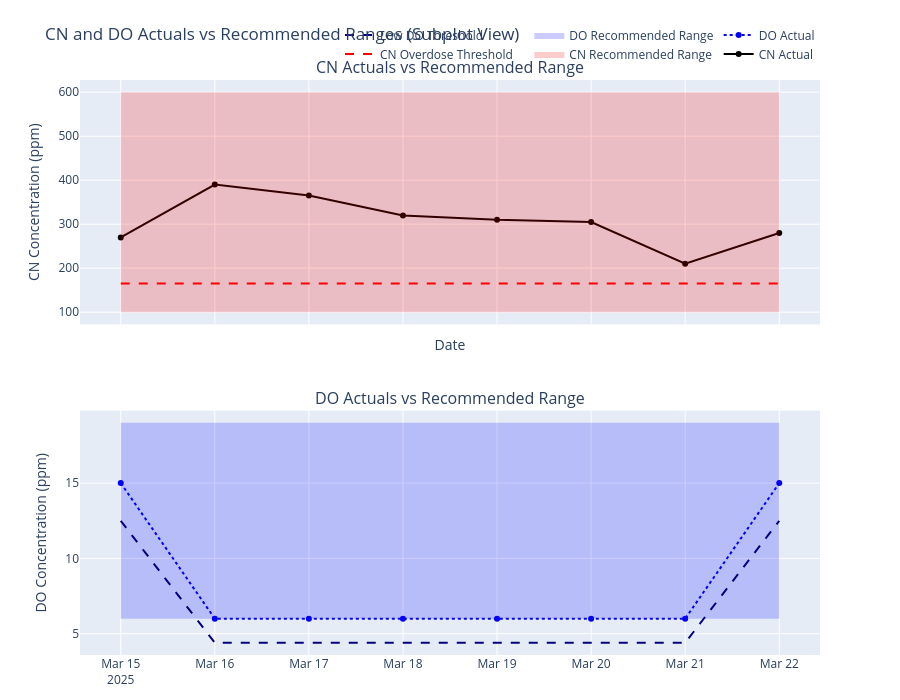

The notebook cell this image was saved under:
### Code cell
# Define window
start_date = pd.to_datetime("2025-03-15")
window_days = 7
end_date = start_date + timedelta(days=window_days)

# Filter
df_plot = df[(df["Date"] >= start_date) & (df["Date"] <= end_date)].copy()

# Create subplots: 2 rows, shared x-axis
fig = make_subplots(
	rows=2, cols=1,
	shared_xaxes=True,
	vertical_spacing=0.15,
	subplot_titles=("CN Actuals vs Recommended Range", "DO Actuals vs Recommended Range")
)

# --- Subplot 1: CN ---
fig.add_trace(go.Scatter(
	x=df_plot["Date"], y=df_plot["CN_Concentration"],
	mode="lines+markers", name="CN Actual", line=dict(color="black")
), row=1, col=1)

fig.add_trace(go.Scatter(
	x=df_plot["Date"], y=df_plot["CN_Recommended_High"],
	mode="lines", line=dict(width=0), showlegend=False
), row=1, col=1)

fig.add_trace(go.Scatter(
	x=df_plot["Date"], y=df_plot["CN_Recommended_Low"],
	mode="lines", fill='tonexty', name="CN Recommended Range",
	line=dict(width=0), fillcolor="rgba(255,0,0,0.2)"
), row=1, col=1)

fig.add_trace(go.Scatter(
	x=df_plot["Date"], y=df_plot["CN_Overdose_Threshold"],
	mode="lines", name="CN Overdose Threshold",
	line=dict(color="red", dash="dash")
), row=1, col=1)

# --- Subplot 2: DO ---
fig.add_trace(go.Scatter(
	x=df_plot["Date"], y=df_plot["Optimal_DO"],
	mode="lines+markers", name="DO Actual", line=dict(color="blue", dash="dot")
), row=2, col=1)

fig.add_trace(go.Scatter(
	x=df_plot["Date"], y=df_plot["DO_Recommended_High"],
	mode="lines", line=dict(width=0), showlegend=False
), row=2, col=1)

fig.add_trace(go.Scatter(
	x=df_plot["Date"], y=df_plot["DO_Recommended_Low"],
	mode="lines", fill='tonexty', name="DO Recommended Range",
	line=dict(width=0), fillcolor="rgba(0,0,255,0.2)"
), row=2, col=1)

fig.add_trace(go.Scatter(
	x=df_plot["Date"], y=df_plot["DO_Low_Threshold"],
	mode="lines", name="Low DO Threshold",
	line=dict(color="navy", dash="dash")
), row=2, col=1)

# Layout tweaks
fig.update_layout(
	height=700,
	title="CN and DO Actuals vs Recommended Ranges (Subplot View)",
	legend=dict(orientation="h", yanchor="bottom", y=1.02, xanchor="right", x=1),
	margin=dict(t=80, b=40),
	xaxis_title="Date",
)

fig.update_yaxes(title_text="CN Concentration (ppm)", row=1, col=1)
fig.update_yaxes(title_text="DO Concentration (ppm)", row=2, col=1)

fig.show()

### Figure 1 — Plotly figure (JSON) as saved in the notebook; plotly's stock layout.template omitted (floating-point values rounded to 4 significant figures)
{"data": [{"line": {"color": "black"}, "mode": "lines+markers", "name": "CN Actual", "type": "scatter", "x": ["2025-03-15T00:00:00", "2025-03-16T00:00:00", "2025-03-17T00:00:00", "2025-03-18T00:00:00", "2025-03-19T00:00:00", "2025-03-20T00:00:00", "2025-03-21T00:00:00", "2025-03-22T00:00:00"], "xaxis": "x", "y": [270, 390, 365, 320, 310, 305, 210, 280], "yaxis": "y"}, {"line": {"width": 0}, "mode": "lines", "showlegend": false, "type": "scatter", "x": ["2025-03-15T00:00:00", "2025-03-16T00:00:00", "2025-03-17T00:00:00", "2025-03-18T00:00:00", "2025-03-19T00:00:00", "2025-03-20T00:00:00", "2025-03-21T00:00:00", "2025-03-22T00:00:00"], "xaxis": "x", "y": [600, 600, 600, 600, 600, 600, 600, 600], "yaxis": "y"}, {"fill": "tonexty", "fillcolor": "rgba(255,0,0,0.2)", "line": {"width": 0}, "mode": "lines", "name": "CN Recommended Range", "type": "scatter", "x": ["2025-03-15T00:00:00", "2025-03-16T00:00:00", "2025-03-17T00:00:00", "2025-03-18T00:00:00", "2025-03-19T00:00:00", "2025-03-20T00:00:00", "2025-03-21T00:00:00", "2025-03-22T00:00:00"], "xaxis": "x", "y": [100, 100, 100, 100, 100, 100, 100, 100], "yaxis": "y"}, {"line": {"color": "red", "dash": "dash"}, "mode": "lines", "name": "CN Overdose Threshold", "type": "scatter", "x": ["2025-03-15T00:00:00", "2025-03-16T00:00:00", "2025-03-17T00:00:00", "2025-03-18T00:00:00", "2025-03-19T00:00:00", "2025-03-20T00:00:00", "2025-03-21T00:00:00", "2025-03-22T00:00:00"], "xaxis": "x", "y": [165, 165, 165, 165, 165, 165, 165, 165], "yaxis": "y"}, {"line": {"color": "blue", "dash": "dot"}, "mode": "lines+markers", "name": "DO Actual", "type": "scatter", "x": ["2025-03-15T00:00:00", "2025-03-16T00:00:00", "2025-03-17T00:00:00", "2025-03-18T00:00:00", "2025-03-19T00:00:00", "2025-03-20T00:00:00", "2025-03-21T00:00:00", "2025-03-22T00:00:00"], "xaxis": "x2", "y": [15, 6, 6, 6, 6, 6, 6, 15], "yaxis": "y2"}, {"line": {"width": 0}, "mode": "lines", "showlegend": false, "type": "scatter", "x": ["2025-03-15T00:00:00", "2025-03-16T00:00:00", "2025-03-17T00:00:00", "2025-03-18T00:00:00", "2025-03-19T00:00:00", "2025-03-20T00:00:00", "2025-03-21T00:00:00", "2025-03-22T00:00:00"], "xaxis": "x2", "y": [19, 19, 19, 19, 19, 19, 19, 19], "yaxis": "y2"}, {"fill": "tonexty", "fillcolor": "rgba(0,0,255,0.2)", "line": {"width": 0}, "mode": "lines", "name": "DO Recommended Range", "type": "scatter", "x": ["2025-03-15T00:00:00", "2025-03-16T00:00:00", "2025-03-17T00:00:00", "2025-03-18T00:00:00", "2025-03-19T00:00:00", "2025-03-20T00:00:00", "2025-03-21T00:00:00", "2025-03-22T00:00:00"], "xaxis": "x2", "y": [6, 6, 6, 6, 6, 6, 6, 6], "yaxis": "y2"}, {"line": {"color": "navy", "dash": "dash"}, "mode": "lines", "name": "Low DO Threshold", "type": "scatter", "x": ["2025-03-15T00:00:00", "2025-03-16T00:00:00", "2025-03-17T00:00:00", "2025-03-18T00:00:00", "2025-03-19T00:00:00", "2025-03-20T00:00:00", "2025-03-21T00:00:00", "2025-03-22T00:00:00"], "xaxis": "x2", "y": [12.5, 4.4, 4.4, 4.4, 4.4, 4.4, 4.4, 12.5], "yaxis": "y2"}], "layout": {"annotations": [{"font": {"size": 16}, "showarrow": false, "text": "CN Actuals vs Recommended Range", "x": 0.5, "xanchor": "center", "xref": "paper", "y": 1, "yanchor": "bottom", "yref": "paper"}, {"font": {"size": 16}, "showarrow": false, "text": "DO Actuals vs Recommended Range", "x": 0.5, "xanchor": "center", "xref": "paper", "y": 0.425, "yanchor": "bottom", "yref": "paper"}], "height": 700, "legend": {"orientation": "h", "x": 1, "xanchor": "right", "y": 1.02, "yanchor": "bottom"}, "margin": {"b": 40, "t": 80}, "title": {"text": "CN and DO Actuals vs Recommended Ranges (Subplot View)"}, "xaxis": {"anchor": "y", "domain": [0, 1], "matches": "x2", "showticklabels": false, "title": {"text": "Date"}}, "xaxis2": {"anchor": "y2", "domain": [0, 1]}, "yaxis": {"anchor": "x", "domain": [0.575, 1], "title": {"text": "CN Concentration (ppm)"}}, "yaxis2": {"anchor": "x2", "domain": [0, 0.425], "title": {"text": "DO Concentration (ppm)"}}}}
